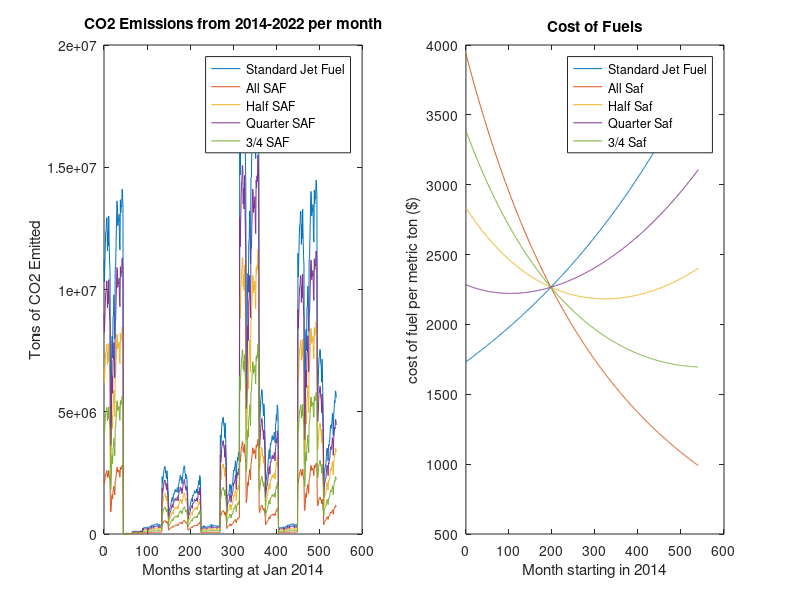

The MATLAB source for this figure:
clc
clear all
close all
monthlyData = fopen('USAemissionsdata.txt'); #opens file,  fileID = variable
list = fscanf(monthlyData, '%f');
fclose('USAemissionsdata.txt') #closes file

function ton = kg_to_ton(kg) 
  ton = 0.00110231 * kg;  #kg to ton conversion factor
end

function kg = ton_to_kg(ton)
  kg = 907.185 * ton;
end

function burned = ton_kr_burned(CO2) #how much fuel is burned based off CO2 emitted by kerosene
  burned = ton_to_kg(CO2) / 3.16;
end

function newPrice = change_fuel_price(p, t, r) #change in fuel price based on starting price, time, rate of change
  newPrice = p ./ r .* (e .^ (r .^ t) - 1);
end

standardFuelRate = 1;
allSAF = list * 0.2;  #ideal rate in research paper
halfSAF = list * 0.5 + allSAF * 0.5;
quarterSAF = list * 0.75 + allSAF * 0.25;
threeQuarterSAF = list * 0.25 + allSAF * 0.75;
x = linspace(0, 540, 540);
subplot(1,2,1)

plot(x, list, x, allSAF, x, halfSAF, x, quarterSAF, x, threeQuarterSAF);
title('CO2 Emissions from 2014-2022 per month');
xlabel('Months starting at Jan 2014');
ylabel('Tons of CO2 Emitted');
legend('Standard Jet Fuel' , 'All SAF', 'Half SAF', 'Quarter SAF', '3/4 SAF');


costOfKr = 1018.30; # $ per ton of kr
costOfSaf = costOfKr * 2.2;
KrPrice = change_fuel_price(costOfKr, x/12, 1.01);
SafPrice = change_fuel_price(costOfSaf, x/12, .9775)
subplot(1,2,2)
#plot(x, change_fuel_price(costOfKr, x / 12, 1.01) * ton_kr_burned(list), x, change_fuel_price(costOfSaf, x / 12, .9775) * ton_kr_burned(list))
plot(x, KrPrice, x, SafPrice, x, KrPrice * 0.5 + SafPrice * 0.5, x, KrPrice * 0.75 + SafPrice * 0.25, x, KrPrice *0.25 + SafPrice * 0.75)
title('Cost of Fuels');
xlabel('Month starting in 2014');
ylabel('cost of fuel per metric ton ($)');
legend('Standard Jet Fuel', 'All Saf', 'Half Saf', 'Quarter Saf', '3/4 Saf');

